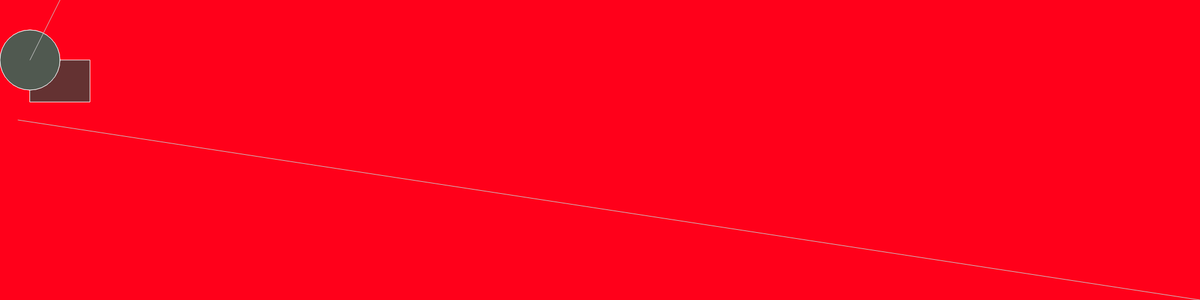
Frame 1 (no input)
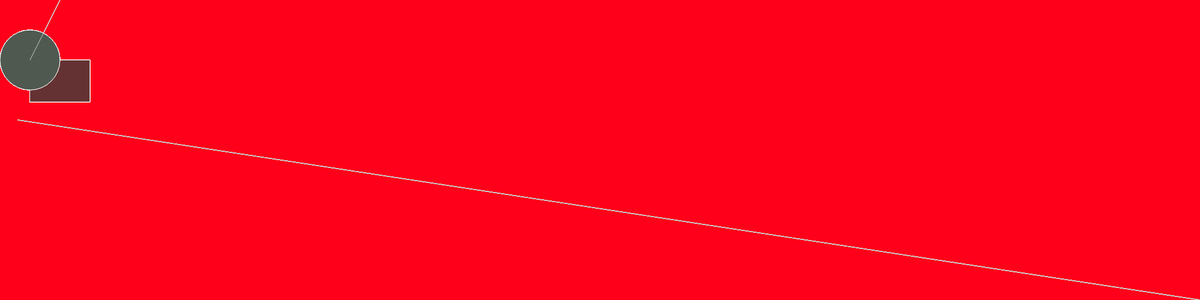
Frame 60 (no input)
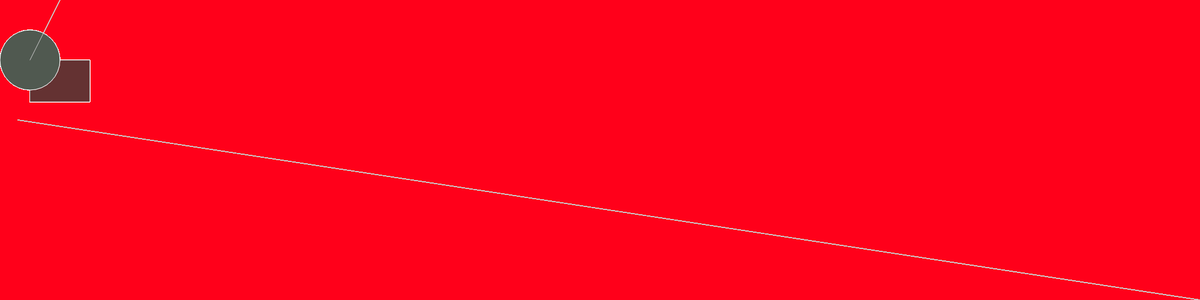
Frame 120 (the mouse pressed at the canvas centre since frame 60)

The p5.js sketch that drew these frames (run headless with seeded random() and noise() and a simulated clock; from frame 60 on, the mouse is pressed at the canvas centre):

// p5.js sketch
// ── sketch.js
function setup() {
  createCanvas(2000, 500);
  background('rgb(100%,0%,10%)');
}

function draw() {
  
  stroke(255); 
  fill(100, 50, 50);
  rect(50, 100, 100, 70);
  
  // stroke(90, 80, 60); 
  // fill(50, 50, 50);
  // // // triangle(50, 50, 100, 100, 50, 200);
  
  // this is a circle
  // ellipseMode(CORNER); 
  fill(70, 0, 200, 80); 
  ellipse(50, 100, 100, 100);
  
  fill(80, 89, 80);
  ellipse(50, 100, 100, 100);
  
  // added two white lines
  stroke(201);
  line(50, 100, 100, 0); 
  line(30, 200, 2000, 500); 
  
}
